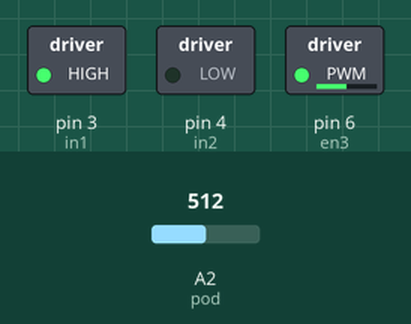
The sketch below on a simulated Arduino Uno, built with avr-gcc and run on an emulated ATmega328P. On the bench: switched loads named in the sketch (green lamp = pin HIGH). Inputs (shaded band) come from the test bench; at power-on: A2 (pod) = 512.

Above: at 1.2 s.
1.3 s: A2 (pod) set to 716
At 2.3 s:
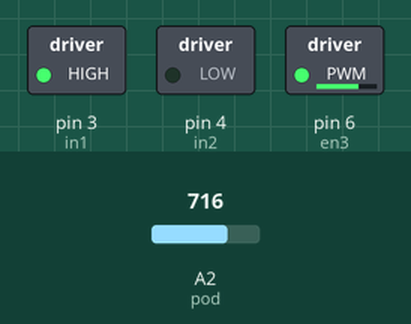
2.8 s: A2 (pod) set to 900
At 3.4 s:
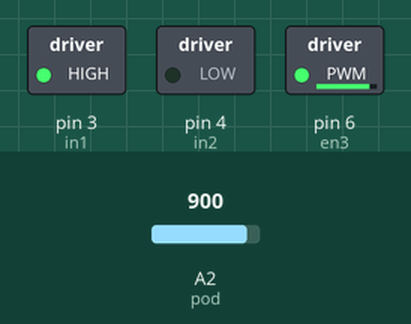
4.3 s: A2 (pod) set to 122
At 4.6 s:
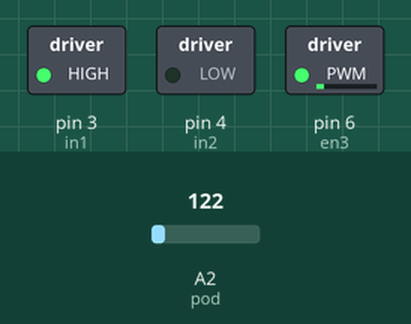
5.8 s: A2 (pod) set to 0
At 6.9 s:
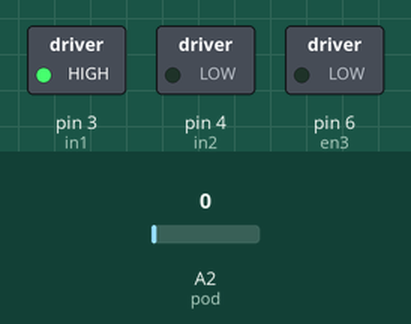
7.3 s: A2 (pod) set to 511
At 8.1 s:
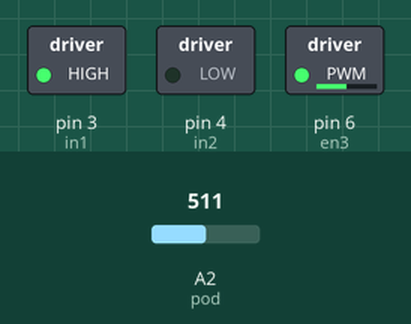
Timing chart, 0 to 9.8 s (numbered marks = the images above; inputs shaded):
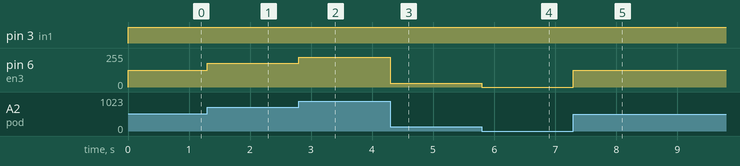

Measured:
- after the input at 1.3 s, pin 6 (en3): 127/255 → 178/255 at once
- after the input at 2.8 s, pin 6 (en3): 178/255 → 224/255 at once
- after the input at 4.3 s, pin 6 (en3): 224/255 → 30/255 at once
- after the input at 5.8 s, pin 6 (en3): 30/255 → 0/255 at once
- after the input at 7.3 s, pin 6 (en3): 0/255 → 127/255 at once

The sketch:

DCmotor.ino
```cpp
int en3 = 6;
int in1 = 3;
int in2 = 4;
int pod = A2;
int value, speed;
void setup(){
  pinMode(en3, OUTPUT);
  pinMode(in1, OUTPUT);
  pinMode(in2, OUTPUT);
  pinMode(pod, INPUT);
}
void loop(){
  value = analogRead(pod);
  speed = map(value, 0, 1023, 0, 255);
  digitalWrite(in1, HIGH);
  digitalWrite(in2, LOW);
  analogWrite(en3, speed);
}
```
